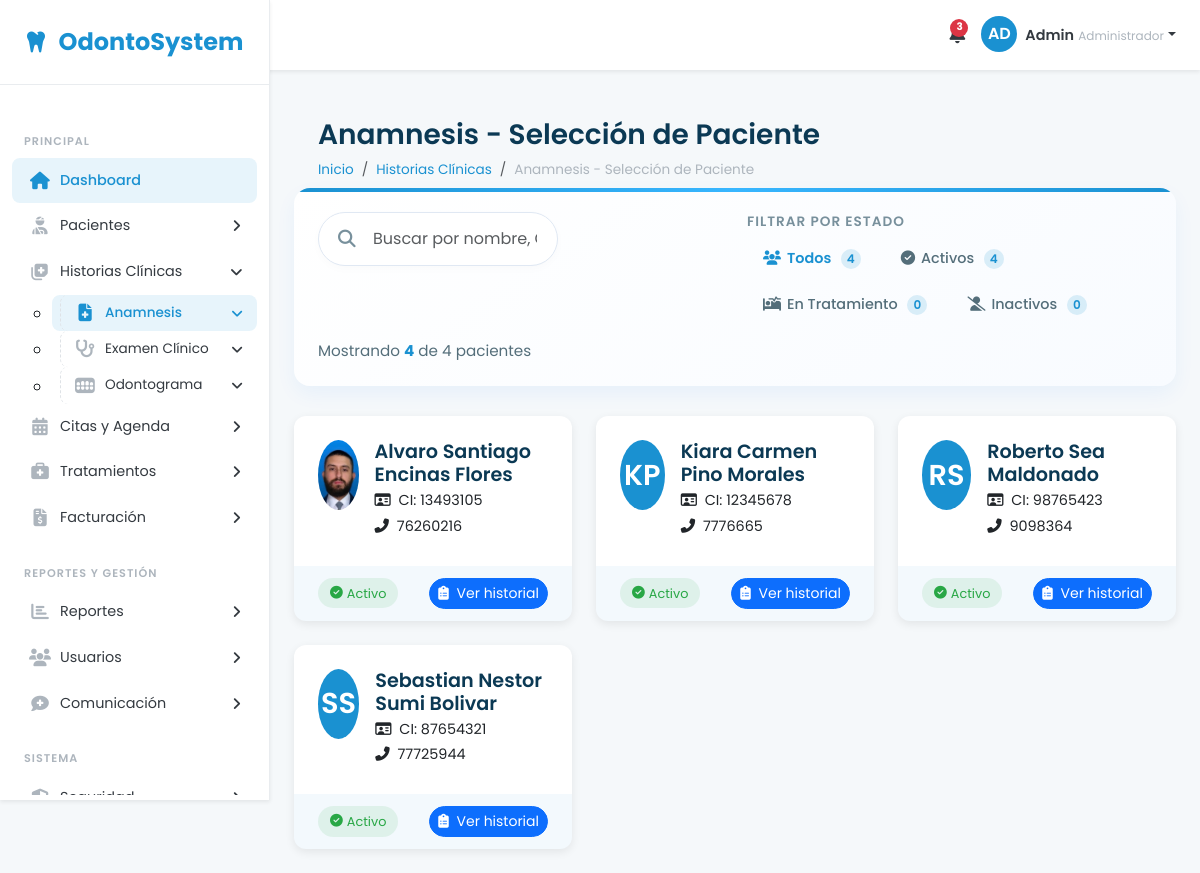
Page /historias-clinicas/anamnesis/ (signed in) on the committed database.
### apps/pacientes/models.py (models this page shows, shortened)
class Paciente(models.Model):
    GENERO_CHOICES = [
        ('masculino', 'Masculino'),
        ('femenino', 'Femenino'),
        ('otro', 'Otro'),
    ]
    ESTADO_CHOICES = [
        ('activo', 'Activo'),
        ('inactivo', 'Inactivo'),
        ('tratamiento', 'En Tratamiento'),
        ('moroso', 'Moroso'),
    ]
    PARENTESCO_CHOICES = [
        ('padre', 'Padre'),
        ('madre', 'Madre'),
        ('hermano', 'Hermano/a'),
        ('hijo', 'Hijo/a'),
        ('pareja', 'Cónyuge/Pareja'),
        ('amigo', 'Amigo/a'),
        ('otro', 'Otro'),
    ]
    GRUPO_SANGUINEO_CHOICES = [
        ('A+', 'A+'),
        ('A-', 'A-'),
        ('B+', 'B+'),
        ('B-', 'B-'),
        ('AB+', 'AB+'),
        ('AB-', 'AB-'),
        ('O+', 'O+'),
        ('O-', 'O-'),
        ('desconocido', 'Desconocido'),
    ]
    COMO_LOCALIZO_CHOICES = [
        ('referencia', 'Me envió alguien'),
        ('redes_sociales', 'Redes Sociales'),
        ('publicidad', 'Publicidad/Anuncios'),
        ('internet', 'Búsqueda en Internet'),
        ('pasaba_por_aqui', 'Pasaba por aquí'),
        ('recomendacion', 'Recomendación profesional'),
        ('otro', 'Otro'),
    ]
    nombres = models.CharField(max_length=100)
    apellidos = models.CharField(max_length=100)
    ci = models.CharField(max_length=20, unique=True, verbose_name="Cédula de Identidad")
    fecha_nacimiento = models.DateField()
    genero = models.CharField(max_length=20, choices=GENERO_CHOICES)
    foto = models.ImageField(upload_to=patient_photo_path, blank=True, null=True)
    telefono = models.CharField(max_length=20)
    email = models.EmailField(blank=True, null=True)
    direccion = models.TextField()
    ciudad = models.CharField(max_length=100)
    departamento = models.CharField(max_length=100)
    pais = models.CharField(max_length=100, default='Bolivia')
    emergencia_nombre = models.CharField(max_length=200)
    emergencia_telefono = models.CharField(max_length=20)
    emergencia_parentesco = models.CharField(max_length=20, choices=PARENTESCO_CHOICES)
    grupo_sanguineo = models.CharField(max_length=20, choices=GRUPO_SANGUINEO_CHOICES, blank=True, null=True)
    medicamentos = models.TextField(blank=True, null=True)
    alergias = models.TextField(blank=True, null=True)
    enfermedades_cronicas = models.TextField(blank=True, null=True)
    tiene_seguro = models.BooleanField(default=False)
    seguro_compania = models.CharField(max_length=100, blank=True, null=True)
    seguro_poliza = models.CharField(max_length=100, blank=True, null=True)
    seguro_cobertura = models.TextField(blank=True, null=True)
    observaciones = models.TextField(blank=True, null=True)
    ocupacion = models.CharField(max_length=100, blank=True, null=True, verbose_name="Ocupación")
    vacuna_covid = models.BooleanField(default=False, verbose_name="Vacuna contra COVID-19")
    como_localizo = models.CharField(
        max_length=50,
        choices=COMO_LOCALIZO_CHOICES,
        blank=True,
        null=True,
        verbose_name="¿Cómo nos localizó?"
    )
    como_localizo_detalle = models.CharField(
        max_length=200,
        blank=True,
        null=True,
        verbose_name="Detalles adicionales"
    )
    estado = models.CharField(max_length=20, choices=ESTADO_CHOICES, default='activo')
    fecha_registro = models.DateField(default=timezone.now)
    ultima_visita = models.DateField(blank=True, null=True)
    consentimiento_datos = models.BooleanField(default=False)
    creado_en = models.DateTimeField(auto_now_add=True)
    actualizado_en = models.DateTimeField(auto_now=True)
    class Meta:
        verbose_name = "Paciente"
        verbose_name_plural = "Pacientes"
        ordering = ['-fecha_registro']
    def get_nombre_completo(self):
        return f"{self.nombres} {self.apellidos}"
    def get_iniciales(self):
        try:
            iniciales = self.nombres[0] + self.apellidos[0]
            return iniciales.upper()
        except IndexError:
            return "P"

### apps/historias_clinicas/views.py (the view)
# urls.py: path('anamnesis/', views.lista_pacientes_anamnesis, name='lista_pacientes_anamnesis'),
@login_required
def lista_pacientes_anamnesis(request):
    pacientes = Paciente.objects.all().order_by('apellidos', 'nombres')
    context = {
        'pacientes': pacientes,
        'seccion': 'anamnesis',
        'titulo': 'Anamnesis - Selección de Paciente',
    }
    return render(request, 'historias_clinicas/lista_pacientes.html', context)

### apps/historias_clinicas/templates/historias_clinicas/lista_pacientes.html (shortened to what this page needs)
{% extends 'base.html' %}
{% block content %}
<div class="page-header d-flex justify-content-between align-items-center">
    <div>
        <h1 class="mb-2">{{ titulo }}</h1>
        <nav aria-label="breadcrumb">
            <ol class="breadcrumb">
                <li class="breadcrumb-item"><a href="{% url 'dashboard' %}">Inicio</a></li>
                <li class="breadcrumb-item"><a href="#">Historias Clínicas</a></li>
                <li class="breadcrumb-item active" aria-current="page">{{ titulo }}</li>
            </ol>
        </nav>
    </div>
</div>
<div class="search-filter-container">
    <div class="row">
        <div class="col-md-6 mb-3 mb-md-0">
            <div class="search-container">
                <i class="fas fa-search search-icon"></i>
                <input type="text" id="searchPacientes" class="form-control search-input" placeholder="Buscar por nombre, CI o teléfono..." autocomplete="off">
            </div>
        </div>
        <div class="col-md-6">
            <p class="filters-title mb-2">Filtrar por estado</p>
            <div class="filter-toggle-group">
                <button type="button" class="filter-toggle-btn active" data-filter="all">
                    <i class="fas fa-users"></i>Todos
                    <span class="filter-counter patient-counter-all">{{ pacientes|length }}</span>
                </button>
                <button type="button" class="filter-toggle-btn" data-filter="activo">
                    <i class="fas fa-check-circle"></i>Activos
                    <span class="filter-counter patient-counter-active">0</span>
                </button>
                <button type="button" class="filter-toggle-btn" data-filter="tratamiento">
                    <i class="fas fa-procedures"></i>En Tratamiento
                    <span class="filter-counter patient-counter-treatment">0</span>
                </button>
                <button type="button" class="filter-toggle-btn" data-filter="inactivo">
                    <i class="fas fa-user-slash"></i>Inactivos
                    <span class="filter-counter patient-counter-inactive">0</span>
                </button>
            </div>
        </div>
    </div>
    <div id="searchResults" class="search-result-info mt-3" style="display: none;">
        Mostrando <b id="resultCount">0</b> de {{ pacientes|length }} pacientes
    </div>
</div>
<div class="row row-cols-1 row-cols-md-2 row-cols-lg-3 g-4">
    {% for paciente in pacientes %}
    <div class="col patient-item" data-estado="{{ paciente.estado }}">
        <div class="patient-card card">
            <div class="card-body">
                <div class="d-flex">
                    <div class="patient-avatar">
                        {% if paciente.foto %}
                            <img src="{{ paciente.foto.url }}" alt="{{ paciente.get_nombre_completo }}">
                        {% else %}
                            {{ paciente.get_iniciales }}
                        {% endif %}
                    </div>
                    <div>
                        <h3 class="patient-name">{{ paciente.get_nombre_completo }}</h3>
                        <p class="patient-info">
                            <i class="far fa-id-card me-1"></i> CI: {{ paciente.ci }}
                        </p>
                        <p class="patient-info">
                            <i class="fas fa-phone-alt me-1"></i> {{ paciente.telefono }}
                        </p>
                    </div>
                </div>
            </div>
            <div class="patient-footer">
                <span class="badge-status
                    {% if paciente.estado == 'activo' %}badge-active
                    {% elif paciente.estado == 'inactivo' %}badge-inactive
                    {% elif paciente.estado == 'tratamiento' %}badge-treatment
                    {% elif paciente.estado == 'moroso' %}badge-defaulter{% endif %}">
                    <i class="fas fa-{% if paciente.estado == 'activo' %}check-circle{% elif paciente.estado == 'inactivo' %}user-slash{% elif paciente.estado == 'tratamiento' %}procedures{% else %}exclamation-circle{% endif %} me-1"></i>
                    {{ paciente.get_estado_display }}
                </span>
                <div class="btn-group">
                    {% if seccion == 'anamnesis' %}
                        <a href="{% url 'historias_clinicas:historial_anamnesis' paciente.id %}" class="btn btn-primary btn-sm rounded-pill">
                            <i class="fas fa-clipboard-list me-1"></i> Ver historial
                        </a>
                    {% elif seccion == 'examen_clinico' %}
                        <a href="{% url 'historias_clinicas:historial_examen_clinico' paciente.id %}" class="btn btn-primary btn-sm rounded-pill">
                            <i class="fas fa-stethoscope me-1"></i> Ver historial
                        </a>
                    {% elif seccion == 'odontograma' %}
                        <a href="{% url 'historias_clinicas:historial_odontograma' paciente.id %}" class="btn btn-primary btn-sm rounded-pill">
                            <i class="fas fa-tooth me-1"></i> Ver historial
                        </a>
                    {% endif %}
                </div>
            </div>
        </div>
    </div>
    {% empty %}
    <div class="col-12">
        <div class="alert alert-info">
            No hay pacientes registrados en el sistema. <a href="{% url 'pacientes:nuevo_paciente' %}">Registre un nuevo paciente</a>.
        </div>
    </div>
    {% endfor %}
</div>
{% endblock %}

### templates/base.html (style rules this page uses)
:root { --primary: #1a91d1; --primary-dark: #0b78b3; --secondary: #5cc1e0; --accent: #53c3b9; --light: #f0f9ff; --dark: #0b3954; --white: #ffffff; --gray-100: #f8f9fa; --gray-200: #e9ecef; --gray-300: #dee2e6; --gray-400: #ced4da; --gray-500: #adb5bd; --gray-800: #343a40; --success: #28a745; --info: #17a2b8; --warning: #ffc107; --danger: #dc3545; }
body { font-family: 'Poppins', sans-serif; background-color: #f5f8fa; min-height: 100vh; display: flex; flex-direction: column; }
.search-input { padding-left: 2.5rem; border-radius: 50px; background-color: var(--gray-100); border-color: transparent; width: 240px; transition: all 0.3s; }
.search-icon { position: absolute; left: 1rem; top: 50%; transform: translateY(-50%); color: var(--gray-500); font-size: 0.9rem; }
.page-header { padding: 1.5rem 1.5rem 0.5rem; background-color: transparent; }
.page-header h1 { font-size: 1.75rem; font-weight: 600; color: var(--dark); margin-bottom: 0.5rem; }
.breadcrumb { font-size: 0.85rem; padding: 0; background-color: transparent; margin-bottom: 0; }
.breadcrumb-item a { color: var(--primary); text-decoration: none; }
.breadcrumb-item.active { color: var(--gray-500); }
.card { border: none; box-shadow: 0 0.125rem 0.25rem rgba(0, 0, 0, 0.075); border-radius: 0.5rem; }

### apps/historias_clinicas/templates/historias_clinicas/lista_pacientes.html (style rules this page uses)
.patient-card { border-radius: 12px; box-shadow: 0 3px 10px rgba(0,0,0,0.08); transition: all 0.3s; overflow: hidden; height: 100%; }
.patient-card .card-body { padding: 1.5rem; }
.patient-avatar { width: 70px; height: 70px; border-radius: 50%; overflow: hidden; margin-right: 1rem; background-color: var(--primary); color: white; display: flex; align-items: center; justify-content: center; font-size: 1.8rem; font-weight: 600; }
.patient-avatar img { width: 100%; height: 100%; object-fit: cover; }
.patient-name { font-size: 1.2rem; font-weight: 600; margin-bottom: 0.25rem; color: var(--dark); }
.patient-info { font-size: 0.9rem; color: var(--gray-600); margin-bottom: 0.25rem; }
.patient-footer { background-color: rgba(26,145,209,0.05); padding: 0.75rem 1.5rem; display: flex; align-items: center; justify-content: space-between; }
.badge-status { font-size: 0.8rem; padding: 0.35rem 0.75rem; border-radius: 50px; display: inline-flex; align-items: center; }
.badge-active { background-color: rgba(40,167,69,0.1); color: #28a745; }
.search-filter-container { background: linear-gradient(145deg, #ffffff, #f8fbff); border-radius: 16px; box-shadow: 0 8px 20px rgba(0, 123, 255, 0.06); padding: 24px; margin-bottom: 30px; position: relative; overflow: hidden; }
.search-filter-container::before { content: ''; position: absolute; top: 0; left: 0; width: 100%; height: 4px; background: linear-gradient(90deg, #1a91d1, #38b6ff, #1a91d1); }
.search-container { position: relative; margin-bottom: 0; }
.search-input { height: 54px; border-radius: 27px; padding-left: 54px; padding-right: 20px; font-size: 1rem; border: 1px solid #e0e8f3; background-color: white; box-shadow: 0 3px 10px rgba(0, 0, 0, 0.02); transition: all 0.3s ease; }
.search-icon { position: absolute; left: 20px; top: 50%; transform: translateY(-50%); color: #78909c; font-size: 1.1rem; }
.filters-title { font-size: 0.85rem; text-transform: uppercase; letter-spacing: 1px; color: #78909c; font-weight: 600; margin-bottom: 10px; }
.filter-toggle-group { display: flex; flex-wrap: wrap; gap: 8px; }
.filter-toggle-btn { border: none; background: transparent; padding: 8px 16px; border-radius: 20px; font-size: 0.9rem; font-weight: 500; color: #546e7a; transition: all 0.2s ease; position: relative; overflow: hidden; }
.filter-toggle-btn::before { content: ''; position: absolute; top: 0; left: 0; right: 0; bottom: 0; border-radius: 20px; background-color: #e9ecef; opacity: 0.5; z-index: -1; transition: all 0.2s ease; }
.filter-toggle-btn.active { color: #1a91d1; font-weight: 600; }
.filter-toggle-btn.active::before { background-color: rgba(26, 145, 209, 0.1); opacity: 1; }
.filter-toggle-btn i { margin-right: 6px; font-size: 0.9rem; }
.filter-counter { display: inline-flex; align-items: center; justify-content: center; min-width: 20px; height: 20px; padding: 0 6px; border-radius: 10px; background-color: rgba(26, 145, 209, 0.15); color: #1a91d1; font-size: 0.75rem; font-weight: 600; margin-left: 6px; }
.search-result-info { font-size: 0.95rem; color: #546e7a; margin-top: 1rem; margin-bottom: 0; }
.search-result-info b { color: #1a91d1; }

### rows in the picture
Paciente: foto (picture), get_nombre_completo "Alvaro Santiago Encinas Flores", ci "13493105", telefono "76260216", estado "Activo"
Paciente: get_iniciales "KP", get_nombre_completo "Kiara Carmen Pino Morales", ci "12345678", telefono "7776665", estado "Activo"
Paciente: get_iniciales "RS", get_nombre_completo "Roberto Sea Maldonado", ci "98765423", telefono "9098364", estado "Activo"
Paciente: get_iniciales "SS", get_nombre_completo "Sebastian Nestor Sumi Bolivar", ci "87654321", telefono "77725944", estado "Activo"

### other values in the picture
{{ titulo }} "Anamnesis - Selección de Paciente"
{{ pacientes|length }} "4"
